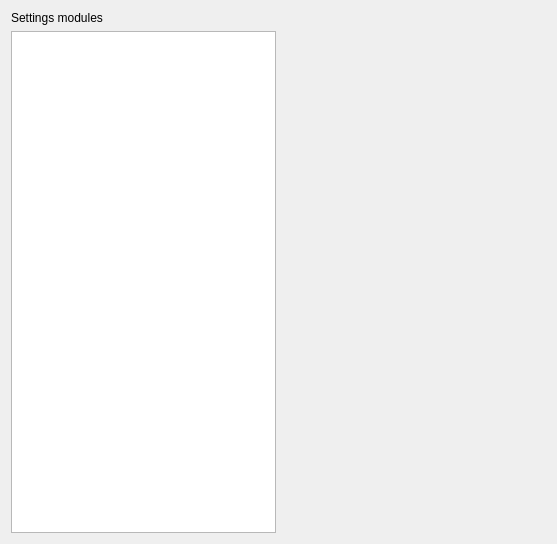
<?xml version="1.0" encoding="UTF-8"?>
<ui version="4.0">
 <class>SettingsCenter</class>
 <widget class="QWidget" name="SettingsCenter">
  <property name="geometry">
   <rect>
    <x>0</x>
    <y>0</y>
    <width>557</width>
    <height>544</height>
   </rect>
  </property>
  <property name="windowTitle">
   <string>Form</string>
  </property>
  <layout class="QVBoxLayout" name="verticalLayout_2">
   <item>
    <layout class="QVBoxLayout" name="verticalLayout">
     <item>
      <widget class="QLabel" name="label">
       <property name="text">
        <string>Settings modules</string>
       </property>
      </widget>
     </item>
     <item>
      <layout class="QHBoxLayout" name="horizontalLayout">
       <item>
        <widget class="QListWidget" name="sModules"/>
       </item>
       <item>
        <widget class="QStackedWidget" name="stack">
         <widget class="QWidget" name="page"/>
         <widget class="QWidget" name="page_2"/>
        </widget>
       </item>
      </layout>
     </item>
    </layout>
   </item>
  </layout>
 </widget>
 <resources/>
 <connections/>
</ui>
